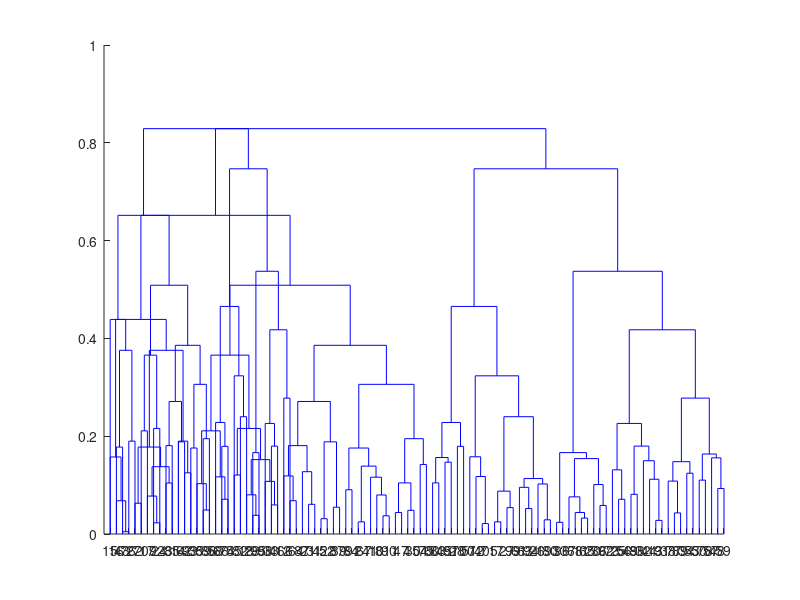

The MATLAB source for this figure: (Note: this script raises an error after producing the figure.)
%% Drawing a Polar Dendrogram
%
% Sam Roberts

% Copyright 2006 The MathWorks, Inc.

%%
% We're all familiar with hierarchical cluster analysis, and the
% dendrograms it produces as output.

X= rand(100,2);
Y= pdist(X,'cityblock');
Z= linkage(Y,'average');
dendrogram(Z,'colorthreshold','default');

%%
% By default, if there are more than 30 points in the dataset, dendrogram
% collapses the points into groups, to improve the look of the
% visualisation. Sometimes you don't want this - but showing all 100 
% points in the dataset results in a rather cluttered plot.

dendrogram(Z,0,'colorthreshold','default');

%%
% This can be improved upon by using a polar dendrogram, which spreads out
% the leaf nodes around the circumference of a circle.

polardendrogram(Z,0,'colorthreshold','default');

%%
% Sometimes the angled view is nice, sometimes you might prefer a top-down
% view.

clf
polardendrogram(Z,0,'colorthreshold','default');
zoom(0.8);
view(2);
